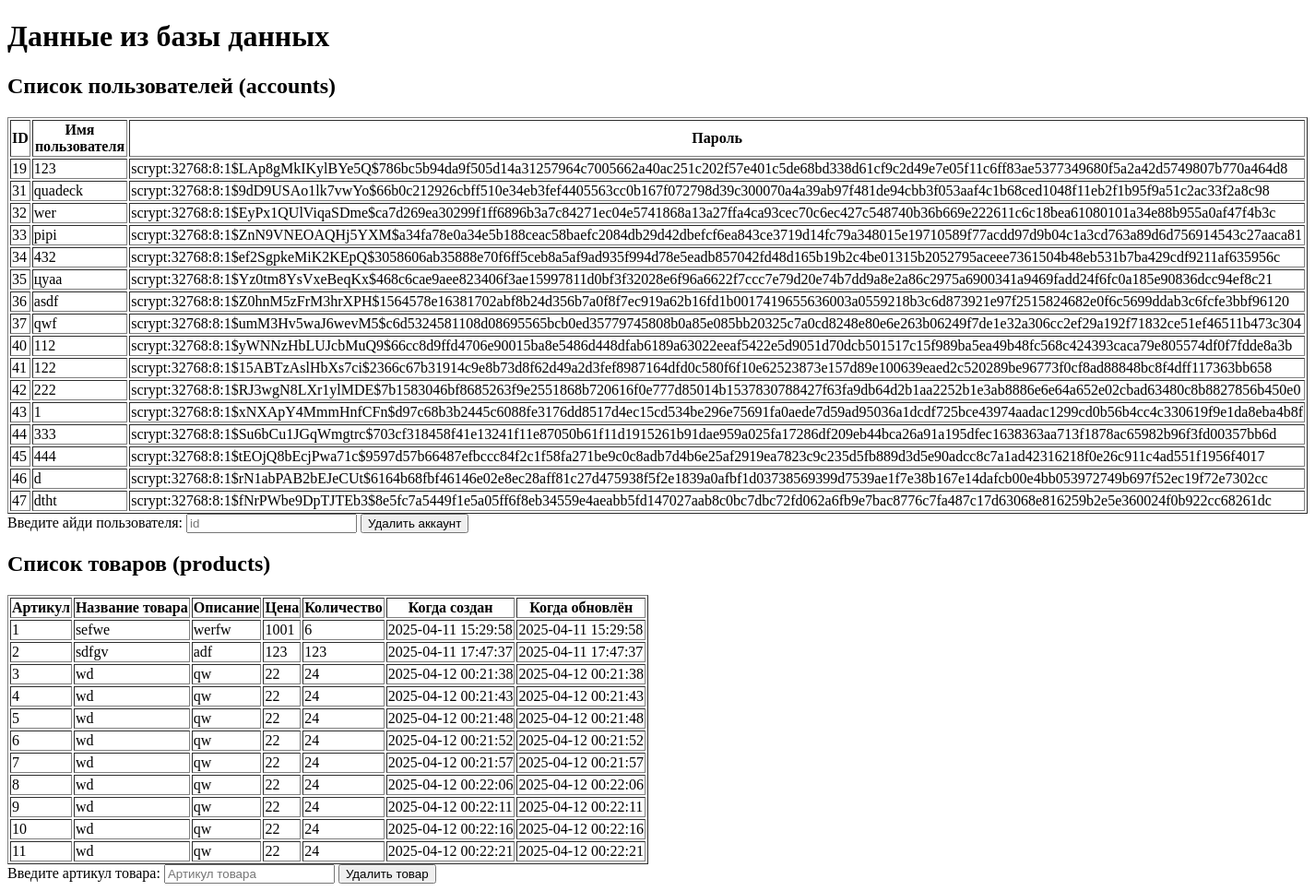
The app's page /database (signed in), older data.
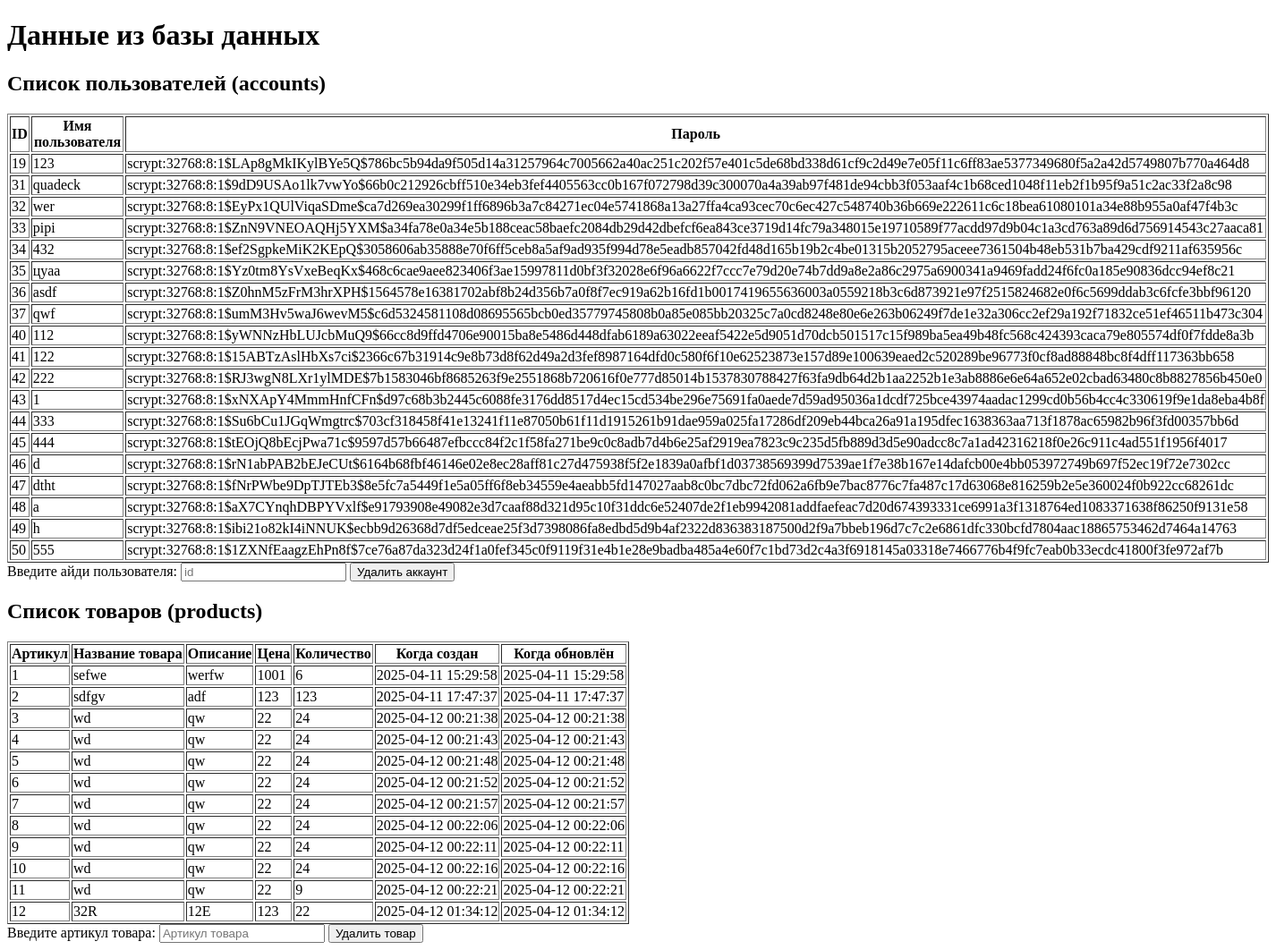
The same page, newer data.
### tables this page shows
CREATE TABLE "accounts"
(
    id         INTEGER
        primary key autoincrement,
    username   TEXT not null
        unique,
    password   TEXT not null,
    created_at DATETIME default (DATETIME(CURRENT_TIMESTAMP, '+4 hours')),
    role       TEXT     default 'user'
, avatar BLOB);

CREATE TABLE "products"
(
    articul        INTEGER
        primary key,
    name           TEXT    not null,
    description    TEXT,
    price          integer not null,
    stock_quantity INTEGER not null,
    image_url      TEXT,
    user_id        INTEGER not null,
    created_at     DATETIME default (datetime('now', '+4 hours')),
    updated_at     DATETIME default (datetime('now', '+4 hours'))
);

### app.py (the view)
@app.route('/database')
@admin_required
def database():
    db = get_db()
    accounts_cursor = db.execute('SELECT * FROM accounts')
    products_cursor = db.execute('SELECT * FROM products')
    accounts = [dict(row) for row in accounts_cursor.fetchall()]
    products = [dict(row) for row in products_cursor.fetchall()]
    return render_template('database.html', accounts=accounts, products=products)

### app.py (called while the page is built)
@login_manager.user_loader
def load_user(user_id):
    db = get_db()
    cursor = db.execute('SELECT * FROM accounts WHERE id = ?', (user_id,))
    user_data = cursor.fetchone()
    if user_data:
        role = user_data['role'] if 'role' in user_data else 'user'
        return User(
            id=user_data['id'],
            username=user_data['username'],
            password_hash=user_data['password'],
            role=role
        )
    return None

def admin_required(f):
    @wraps(f)
    def decorated_function(*args, **kwargs):
        if not current_user.is_authenticated:
            return redirect(url_for('vopros'))
        db = get_db()
        user_data = db.execute('SELECT role FROM accounts WHERE id = ?', (current_user.id,)).fetchone()
        if user_data is None or user_data['role'] != 'admin':
            flash('Доступ запрещён!', 'error')
            return redirect(url_for('hello_world'))
        return f(*args, **kwargs)
    return decorated_function

def get_db():
    db = getattr(g, '_database', None)
    if db is None:
        db = g._database = sqlite3.connect(DATABASE)
        db.row_factory = sqlite3.Row
    return db

### templates/database.html (shortened to what this page needs)
<!DOCTYPE html>
<html lang="ru">
<head>
</head>
<body>
    <h1>Данные из базы данных</h1>
   <h2>Список пользователей (accounts)</h2>
    <table border="1">
        <thead>
            <tr>
                <th>ID</th>
                <th>Имя пользователя</th>
                <th>Пароль</th>
            </tr>
        </thead>
        <tbody>
            {% for account in accounts %}
                <tr>
                    <td>{{ account.id }}</td>
                    <td>{{ account.username }}</td>
                    <td>{{ account.password }}</td>
                </tr>
            {% endfor %}
        </tbody>
    </table>
    <form action="{{ url_for('delete_account') }}" method="POST">
        <label for="id">Введите айди пользователя:</label>
        <input type="number" id="id" name="id" placeholder="id" required>
        <button type="submit">Удалить аккаунт</button>
    </form>
    <h2>Список товаров (products)</h2>
    <table border="1">
        <thead>
            <tr>
                <th>Артикул</th>
                <th>Название товара</th>
                <th>Описание</th>
                <th>Цена</th>
                <th>Количество</th>
                <th>Когда создан</th>
                <th>Когда обновлён</th>
            </tr>
        </thead>
        <tbody>
        {% if products %}
            {% for product in products %}
                <tr id="product-{{ product.articul }}">
                    <td>{{ product.articul }}</td>
                    <td>{{ product.name }}</td>
                    <td>{{ product.description }}</td>
                    <td>{{ product.price }}</td>
                    <td>{{ product.stock_quantity }}</td>
                    <td>{{ product.created_at }}</td>
                    <td>{{ product.updated_at }}</td>
                </tr>
            {% endfor %}
        {% else %}
            <tr>
                <td colspan="6">Нет товаров для отображения.</td>
            </tr>
        {% endif %}
        </tbody>
    </table>
    <form action="{{ url_for('delete_product') }}" method="POST">
        <label for="articul">Введите артикул товара:</label>
        <input type="number" id="articul" name="articul" placeholder="Артикул товара" required>
        <button type="submit">Удалить товар</button>
    </form>
</body>
</html>

Row changes from the older to the newer data that the page shows:
added accounts: id "48", username "а", password "scrypt:32768:8:1$aX7CYnqhDBPYVxlf$e91793908e49082e3d7caaf88d321d95c10f31ddc6e52407de2f1eb9942081addfaefeac7d20d674393331ce6991a3f1318764ed1083371638f86250f9131e58"
added accounts: id "49", username "h", password "scrypt:32768:8:1$ibi21o82kI4iNNUK$ecbb9d26368d7df5edceae25f3d7398086fa8edbd5d9b4af2322d836383187500d2f9a7bbeb196d7c7c2e6861dfc330bcfd7804aac18865753462d7464a14763"
added accounts: id "50", username "555", password "scrypt:32768:8:1$1ZXNfEaagzEhPn8f$7ce76a87da323d24f1a0fef345c0f9119f31e4b1e28e9badba485a4e60f7c1bd73d2c4a3f6918145a03318e7466776b4f9fc7eab0b33ecdc41800f3fe972af7b"
changed products id 11: stock_quantity "24" → "9"
added products: articul "12", name "32R", description "12E", price "123", stock_quantity "22", created_at "2025-04-12 01:34:12", updated_at "2025-04-12 01:34:12"
